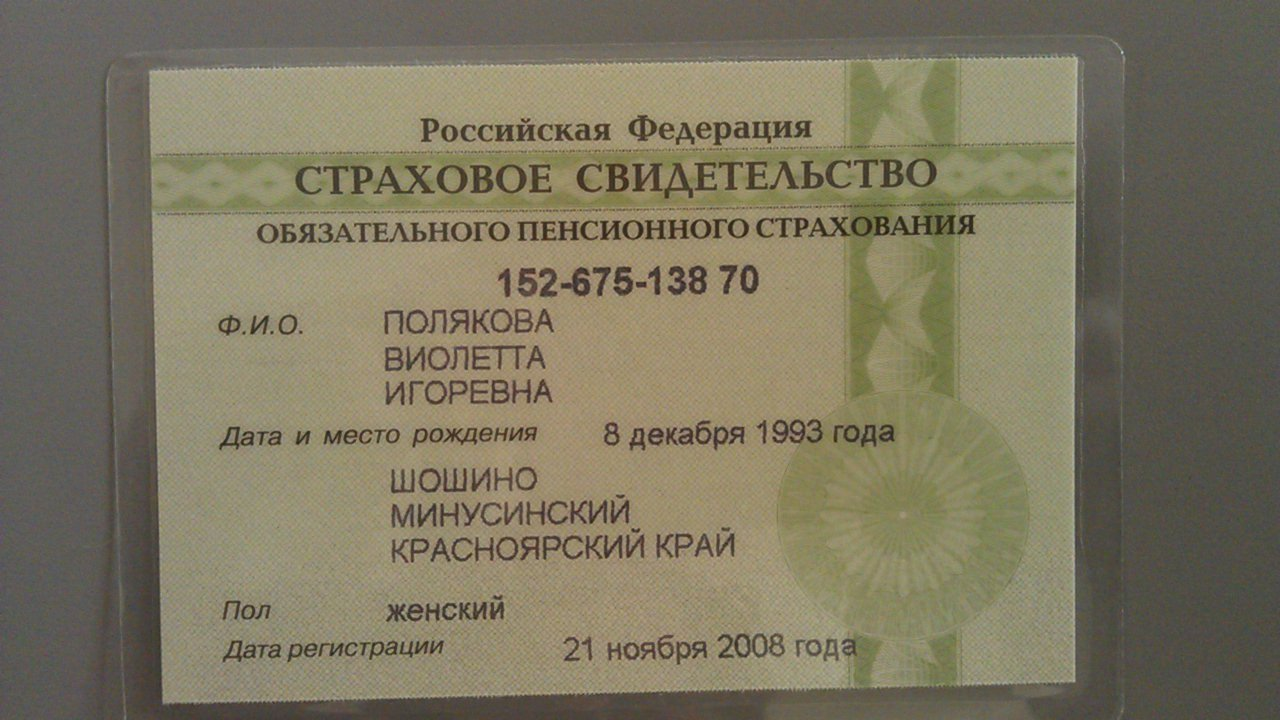
#> input picture bounds/snils.jpg, 1280 x 720 px; its folder holds only this picture in this run
$ python -i rect_detection_sved.py   (imports and definitions only)
#> lines starting #> are read from the running program, lines starting #| are printed output that depends on the picture; after the words box and inside, x2 and y2 are one past the last pixel; in counts of white or black regions, pixels touching at a corner belong together
### bounds/utils_bounds.py
import numpy as np
import cv2 as cv
import matplotlib.pyplot as plt


# [48 lines left out: functions sidesOfBox, findBestRectangle, border_image, not called in this run]


def dilate(img, iter):
    kernel = cv.getStructuringElement(cv.MORPH_ELLIPSE, (4, 4))
    imgDial = cv.dilate(img, kernel, iterations=iter)  # APPLY DILATION
    return imgDial


# [94 lines left out: functions erode, removeSmallContours, plot_all_steps, four_point_transform, order_points, not called in this run]


def unsharp_image(img):
    alpha = 1.3  # Contrast control (1.0-3.0)
    beta = 0  # Brightness control (0-100)

    unsharped_image = cv.convertScaleAbs(img, alpha=alpha, beta=beta)
    # gaussian_3 = cv.GaussianBlur(img, (9, 9), 10.0)
    # unsharped_image = cv.addWeighted(img, 1.5, gaussian_3, -0.5, 0)
    return unsharped_image


# [19 lines left out: functions unsharp_image_old, unsharp_text_area, closing, not called in this run]


def normalized(img):
    image = cv.normalize(img, None, 0, 255, norm_type=cv.NORM_MINMAX, dtype=cv.CV_8UC3)
    return image

### bounds/rect_detection_sved.py
import os
import cv2 as cv
import bounds.utils_bounds as utils


def showContours(path):
#> called with path = 'snils.jpg'
    fn = path  # имя файла, который будем анализировать
    img = cv.imread(fn)
#> img is the input picture: shape (720, 1280, 3); mean B, G, R 97, 118.9, 125.2
    if img is None:
        print('Could not open or find the image:', path)
        exit(0)
    img = cv.resize(img, (700, 900))
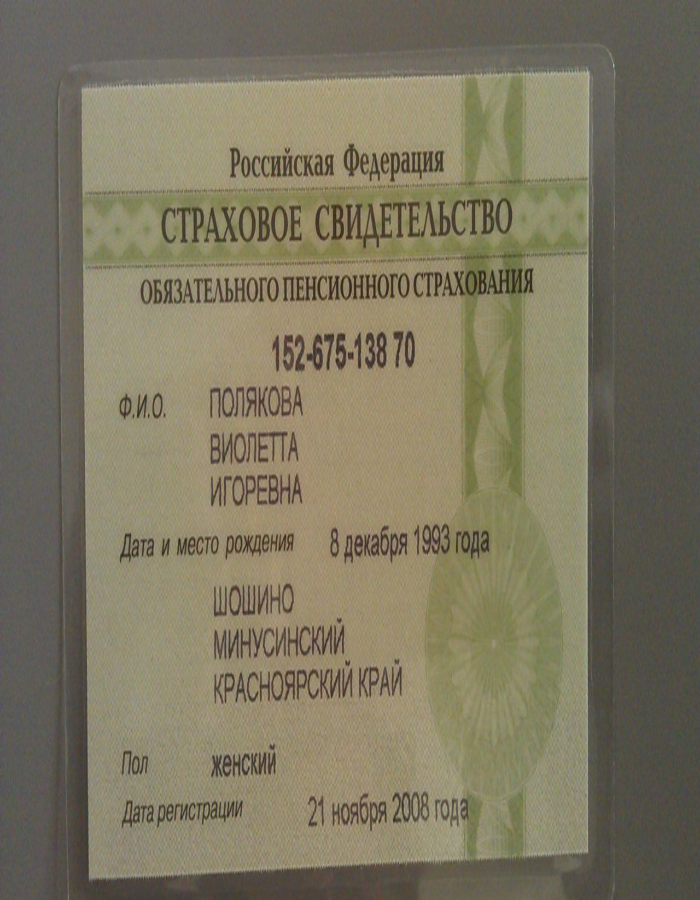
#> img: shape (900, 700, 3); mean B, G, R 96.9, 118.8, 125.1

    imgContrasted = utils.unsharp_image(img)
#> in unsharp_image, `unsharped_image = cv.convertScaleAbs(img, alpha=alpha, beta=beta)`:
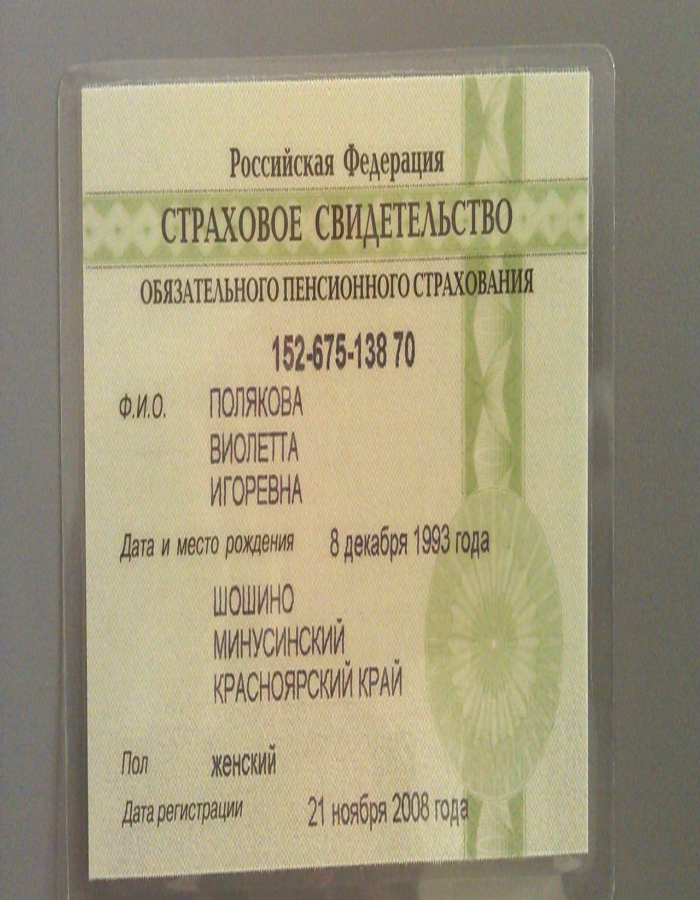
#> unsharped_image: shape (900, 700, 3); mean B, G, R 125.9, 154.4, 162.6
    imgGray = cv.cvtColor(imgContrasted, cv.COLOR_BGR2GRAY)
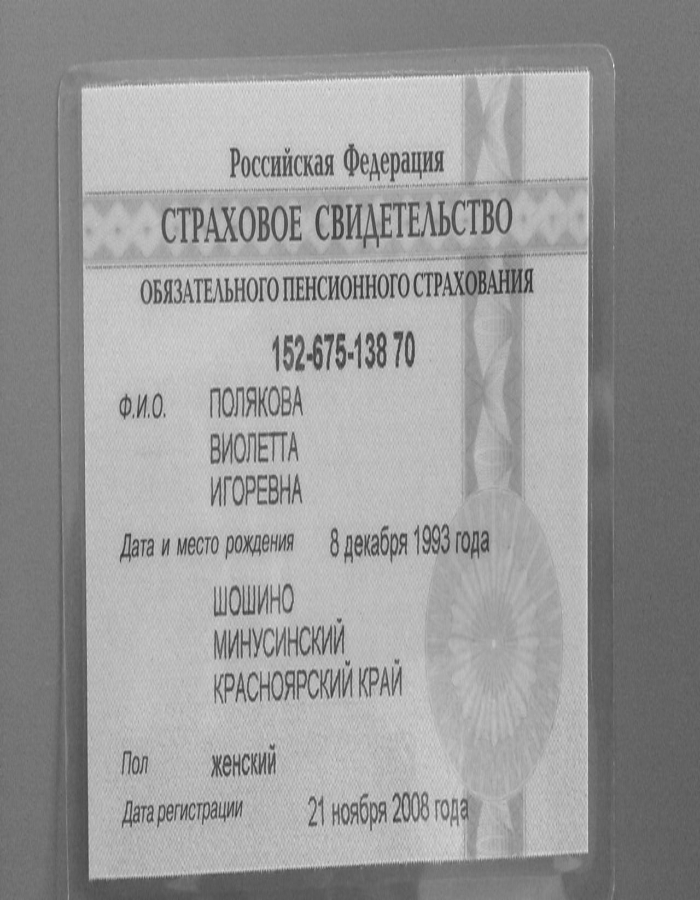
#> imgGray: shape (900, 700); min 41, max 240, mean 153.6
    blur = cv.GaussianBlur(imgGray, (5, 5), 1)
    canny_output = cv.Canny(blur, 100, 200)
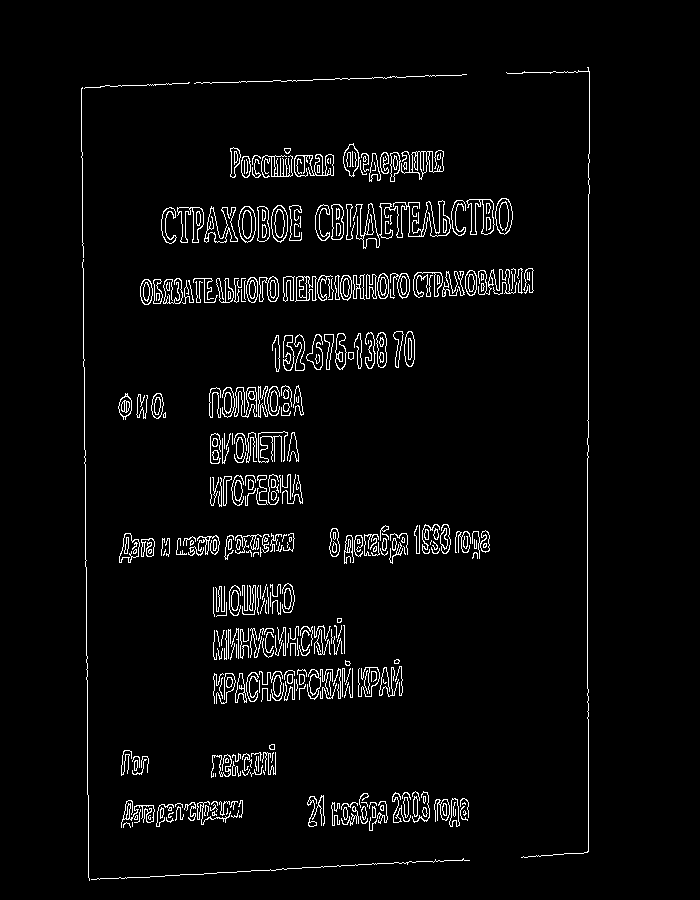
#> canny_output: shape (900, 700); 3.8% white in thin lines or dots, all inside (x1, y1, x2, y2) = (81, 67, 590, 881)
    firstDilated = utils.dilate(canny_output, 3)
#> in dilate, `imgDial = cv.dilate(img, kernel, iterations=iter)`:
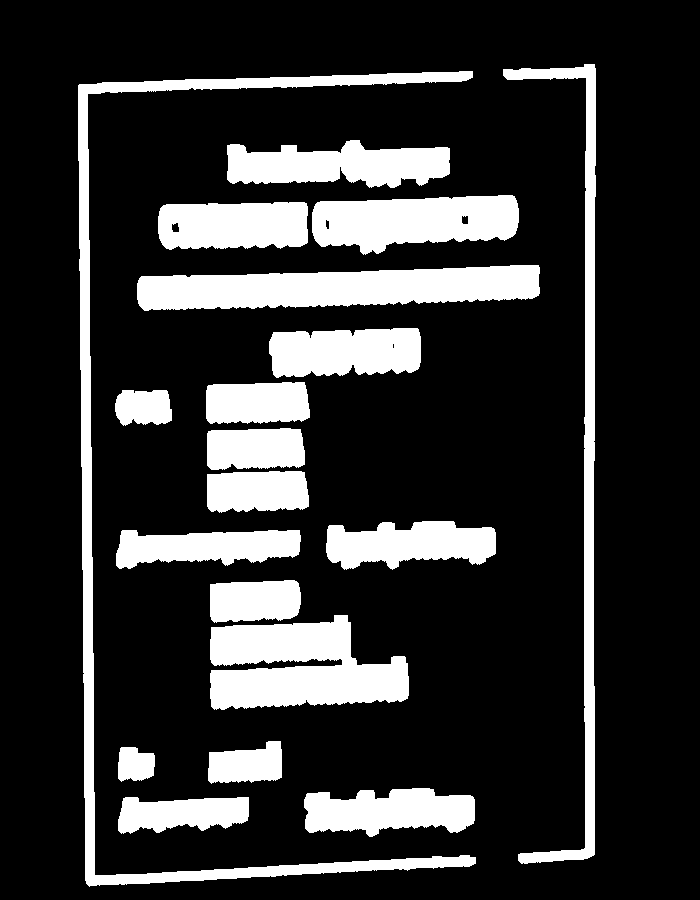
#> imgDial: shape (900, 700); 19.5% white; 19 white regions, largest, box (x1, y1, x2, y2) and area: (78, 71, 476, 887) 15990, (137, 265, 540, 311) 13507, (210, 615, 409, 710) 13202
    crop_img = firstDilated[30:870, 30:670].copy()
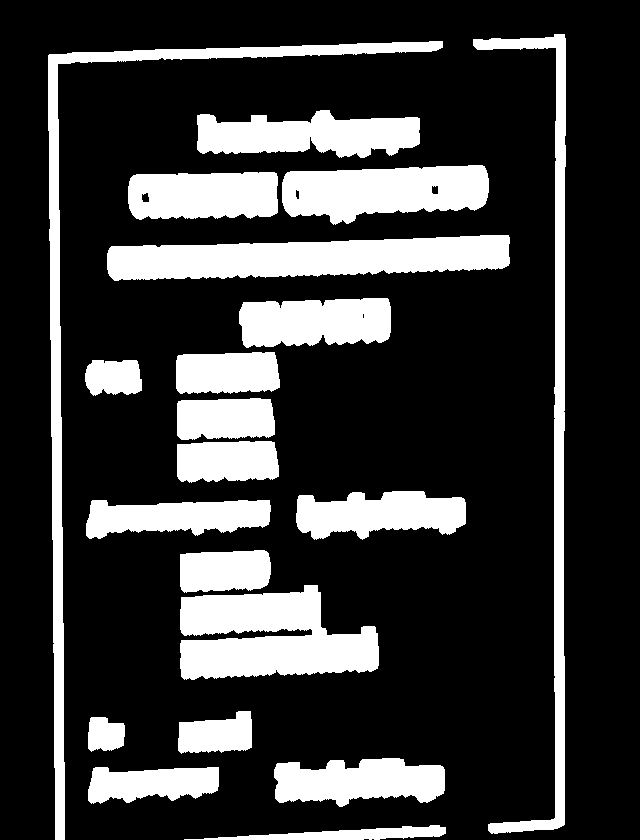
#> crop_img: shape (840, 640); 22.5% white; 20 white regions, largest, box (x1, y1, x2, y2) and area: (107, 235, 510, 281) 13507, (180, 585, 379, 680) 13202, (48, 41, 443, 840) 11907
#> (the run stopped early here; a loop or call above may not have finished)
